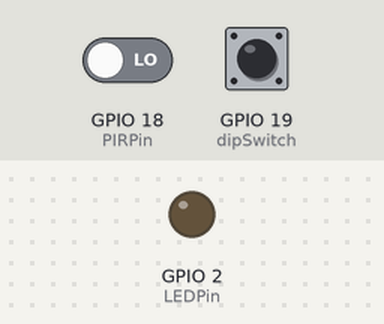
Simulated run of this program. Board: ESP32. Shown: output pins drawn as LEDs (lit = HIGH). The test bench sets the inputs (shaded band); at power-on: GPIO 18 (PIRPin) LOW, GPIO 19 (dipSwitch) LOW. WiFi joins after 1.5 s; servers stay silent unless stated; random numbers use the default seed unless the program sets one; no MQTT or app messages arrive unless stated; what the program prints to the serial monitor is not drawn.

Above: at 2.7 s.
2.8 s: GPIO 18 (PIRPin) driven HIGH
At 4.0 s:
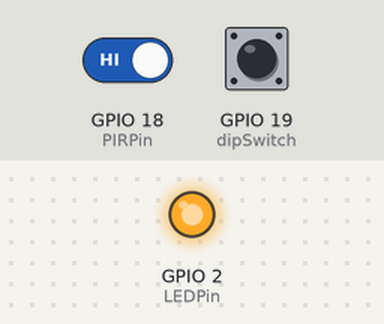
4.3 s: GPIO 18 (PIRPin) driven LOW
At 5.3 s:
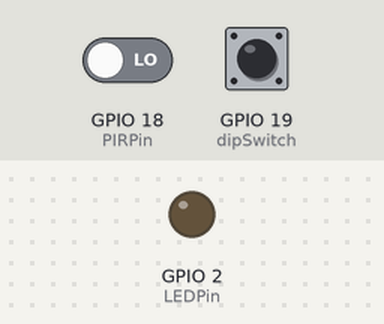
Timing chart, 0 to 7.3 s (numbered marks = the images above; inputs shaded):
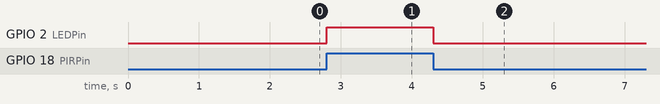

Measured:
- after the input at 2.8 s, GPIO 2 (LEDPin): LOW → HIGH at once
- after the input at 4.3 s, GPIO 2 (LEDPin): HIGH → LOW at once

The program:

main.cpp
```cpp
#include <Arduino.h>
#include <WiFi.h>
#include <ArduinoJson.h>
#include <PubSubClient.h>

#define LEDPin 2
#define PIRPin 18
#define dipSwitch 19

#define SSID "esteban"
#define PASS "david19mase"

bool pirState = LOW; // de inicio no hay movimiento
unsigned long lastPublishTime = 0;
const unsigned long publishInterval = 20000;

int val = 0;
int dipState = 0;

String ClientId;

const char *MQTT_Server = {"broker.hivemq.com"};
const int MQTT_Port = 1883;
String topic = "esteban/PIR/";

WiFiClient wifiClient;
PubSubClient MQTTClient(wifiClient);

void InitWiFi();
void connectToMQTT();
void publishSensorState(bool motionDetected, bool dipState);
void handlePIRSensor(int pirVal) ;
void handlePublishing(bool dipState);

void setup()
{
  Serial.begin(9600);
  pinMode(LEDPin, OUTPUT);
  pinMode(PIRPin, INPUT_PULLUP);
  pinMode(dipSwitch, INPUT_PULLDOWN);
  InitWiFi();

  MQTTClient.setServer(MQTT_Server, MQTT_Port);
}

void loop()
{
  if (!MQTTClient.connected()) {
    connectToMQTT();
  }
  MQTTClient.loop();
  int val = digitalRead(PIRPin);
  bool dipState = digitalRead(dipSwitch) == HIGH;

  handlePIRSensor(val);
  handlePublishing(dipState);
}

void handlePIRSensor(int pirVal) {
  if (pirVal == HIGH) {
    digitalWrite(LEDPin, HIGH);
    if (pirState == LOW) {
      Serial.println("Sensor activado");
      pirState = HIGH;
    }
  } else {
    digitalWrite(LEDPin, LOW);
    if (pirState == HIGH) {
      Serial.println("Sensor parado");
      pirState = LOW;
    }
  }
}

void handlePublishing(bool dipState) {
  static unsigned long lastPublishTime = 0;
  unsigned long currentTime = millis();
  if (currentTime - lastPublishTime >= publishInterval) {
    publishSensorState(pirState, dipState);
    lastPublishTime = currentTime;
  }
}

void publishSensorState(bool motionDetected, bool dipState)
{
  StaticJsonDocument<200> doc;
  JsonObject object = doc.to<JsonObject>();
  object["movementState"] = motionDetected;
  object["buttonState"] = dipState;

  char buffer[256];
  size_t n = serializeJson(doc, buffer);

  if (MQTTClient.publish(topic.c_str(), buffer, n))
  {
    String message = "El sensor está " + String(motionDetected ? "activo" : "inactivo") + ", y el estado del botón es: " + (dipState ? "ON" : "OFF");
    Serial.println(message);
  }
}

void connectToMQTT()
{
  Serial.print("Attempting MQTT connection...");
  if (!MQTTClient.connected())
  {
    ClientId = String(random(1000));
    if (MQTTClient.connect(ClientId.c_str()))
    {
      Serial.println("Conectado al servidor MQTT");
    }
    else
    {
      Serial.println("Error al conectar al servidor MQTT");
    }
  }
}

void InitWiFi()
{
  WiFi.mode(WIFI_STA);

  WiFi.begin(SSID, PASS);
  Serial.print("Conectando a la red ");
  Serial.print(SSID);

  while (WiFi.status() != WL_CONNECTED)
  {
    delay(500);
    Serial.print(".");
  }

  if (WiFi.status() == WL_CONNECTED)
  {
    Serial.println();
    Serial.println("Conectado");
    Serial.print("IP address: ");
    Serial.println(WiFi.localIP());
  }

  else
  {
    Serial.println("Error al conectar");
  }

  Serial.println("Conexión exitosa");
}
```
